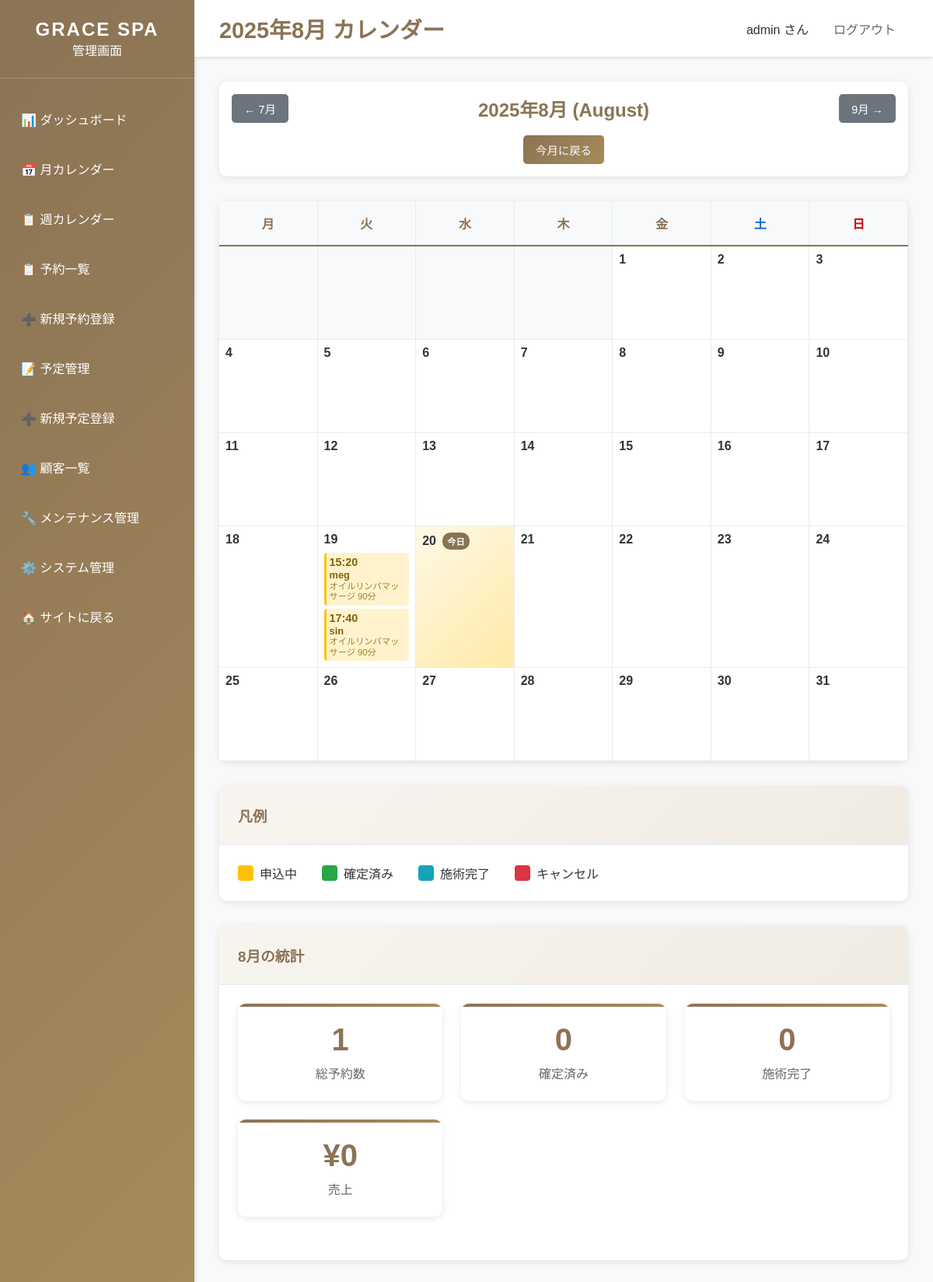
/dashboard/calendar/ (signed in), run on an earlier commit of the app's database.
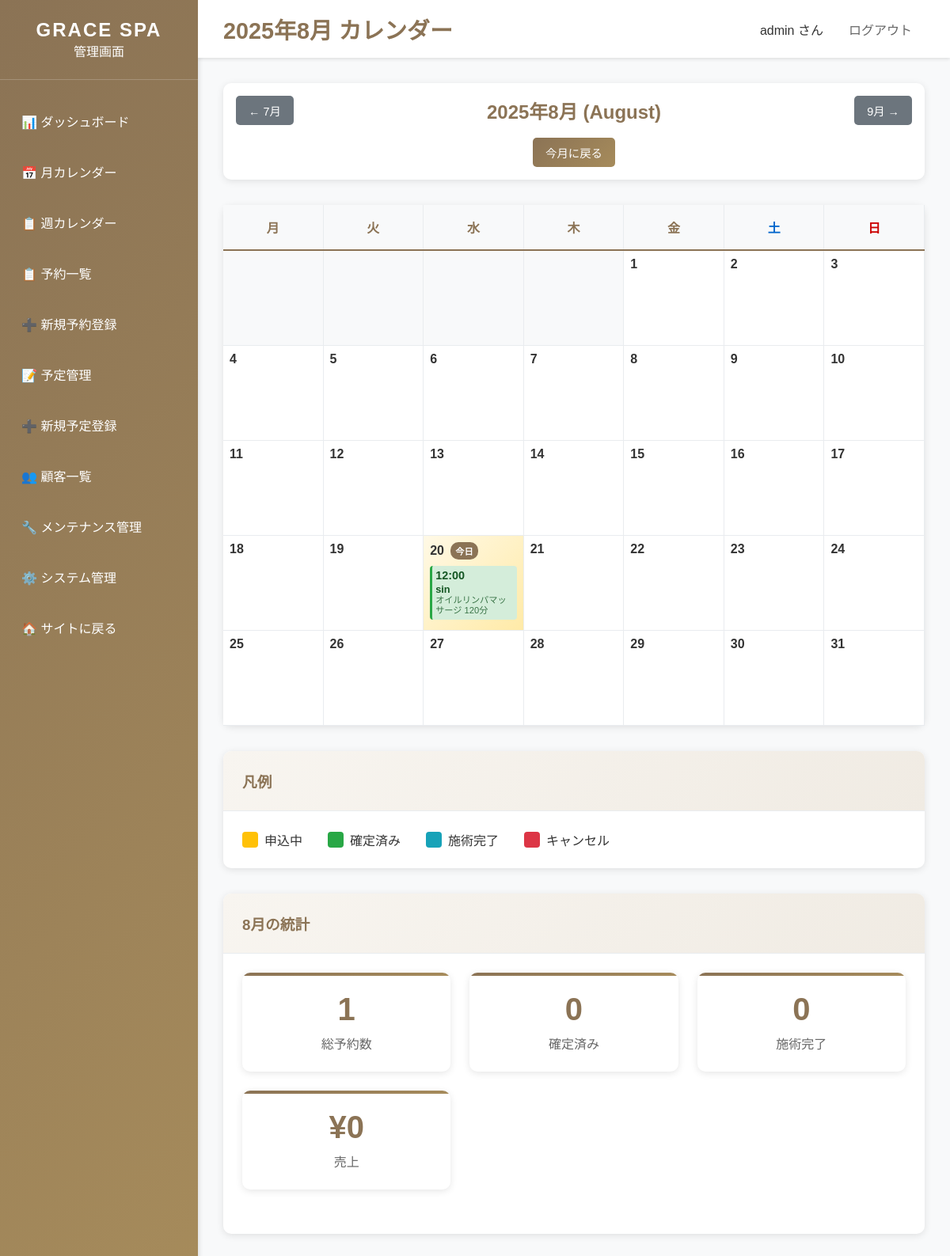
And on a later commit of the database.
### bookings/models.py (models this page shows, shortened)
class Booking(models.Model):
    STATUS_CHOICES = [
        ('pending', '承認待ち'),
        ('confirmed', '確定'),
        ('completed', '完了'),
        ('cancelled', 'キャンセル'),
    ]
    customer = models.ForeignKey(Customer, on_delete=models.CASCADE, verbose_name='顧客')
    service = models.ForeignKey(Service, on_delete=models.CASCADE, verbose_name='サービス')
    therapist = models.ForeignKey(Therapist, on_delete=models.SET_NULL, null=True, blank=True, verbose_name='施術者')
    booking_date = models.DateField('予約日')
    booking_time = models.TimeField('予約時間')
    status = models.CharField('ステータス', max_length=20, choices=STATUS_CHOICES, default='pending')
    notes = models.TextField('備考', blank=True)
    created_at = models.DateTimeField('作成日時', auto_now_add=True)
    updated_at = models.DateTimeField('更新日時', auto_now=True)
    class Meta:
        verbose_name = '予約'
        verbose_name_plural = '予約'
        ordering = ['-booking_date', '-booking_time']
        unique_together = ['therapist', 'booking_date', 'booking_time']

class Customer(models.Model):
    GENDER_CHOICES = [
        ('male', '男性'),
        ('female', '女性'),
    ]
    name = models.CharField('名前', max_length=100)
    email = models.EmailField('メールアドレス', unique=True)
    phone = models.CharField('電話番号', max_length=20)
    notes = models.TextField('備考', blank=True)  # ← 顧客の永続的な備考用（残す！）
    gender = models.CharField(
        '性別',
        max_length=10,
        choices=GENDER_CHOICES,
        blank=True,
        null=True
    )
    is_first_visit = models.BooleanField(
        '初回利用',
        default=True,
        help_text='初回利用かどうか'
    )
    created_at = models.DateTimeField('作成日時', auto_now_add=True)
    updated_at = models.DateTimeField('更新日時', auto_now=True)
    class Meta:
        verbose_name = '顧客'
        verbose_name_plural = '顧客'
        ordering = ['-created_at']

class Service(models.Model):
    name = models.CharField('サービス名', max_length=100)
    description = models.TextField('説明', blank=True)
    duration_minutes = models.PositiveIntegerField('施術時間（分）')
    price = models.PositiveIntegerField('料金')
    is_active = models.BooleanField('有効', default=True)
    sort_order = models.PositiveIntegerField('表示順', default=0)
    created_at = models.DateTimeField('作成日時', auto_now_add=True)
    updated_at = models.DateTimeField('更新日時', auto_now=True)
    class Meta:
        verbose_name = 'サービス'
        verbose_name_plural = 'サービス'
        ordering = ['sort_order', 'name']

### dashboard/views.py (the view)
# urls.py: path('dashboard/calendar/', views.calendar_view, name='calendar'),
@staff_member_required
def calendar_view(request):
    year = int(request.GET.get('year', timezone.now().year))
    month = int(request.GET.get('month', timezone.now().month))
    first_day = datetime(year, month, 1).date()
    if month == 12:
        last_day = datetime(year + 1, 1, 1).date() - timedelta(days=1)
    else:
        last_day = datetime(year, month + 1, 1).date() - timedelta(days=1)
    bookings = Booking.objects.filter(
        booking_date__gte=first_day,
        booking_date__lte=last_day,
        status__in=['pending', 'confirmed']
    ).order_by('booking_date', 'booking_time')
    try:
        schedules = Schedule.objects.filter(
            schedule_date__gte=first_day,
            schedule_date__lte=last_day,
            is_active=True
        ).order_by('schedule_date', 'start_time')
    except:
        schedules = []
    bookings_by_date = {}
    for booking in bookings:
        date_str = booking.booking_date.strftime('%Y-%m-%d')
        if date_str not in bookings_by_date:
            bookings_by_date[date_str] = []
        bookings_by_date[date_str].append(booking)
    schedules_by_date = {}
    for schedule in schedules:
        date_str = schedule.schedule_date.strftime('%Y-%m-%d')
        if date_str not in schedules_by_date:
            schedules_by_date[date_str] = []
        schedules_by_date[date_str].append(schedule)
    cal = calendar.monthcalendar(year, month)
    calendar_data = []
    for week in cal:
        week_data = []
        for day in week:
            if day == 0:
                week_data.append({'day': 0, 'bookings': [], 'schedules': []})
            else:
                day_date = datetime(year, month, day).date()
                day_str = day_date.strftime('%Y-%m-%d')
                day_bookings = bookings_by_date.get(day_str, [])
                day_schedules = schedules_by_date.get(day_str, [])
                is_today = day_date == timezone.now().date()
                week_data.append({
                    'day': day,
                    'date': day_date,
                    'date_str': day_str,
                    'bookings': day_bookings,
                    'schedules': day_schedules,
                    'is_today': is_today
                })
        calendar_data.append(week_data)
    if month == 1:
        prev_year, prev_month = year - 1, 12
    else:
        prev_year, prev_month = year, month - 1
    if month == 12:
        next_year, next_month = year + 1, 1
    else:
        next_year, next_month = year, month + 1
    context = {
        'title': f'{year}年{month}月 カレンダー - GRACE SPA管理画面',
        'calendar_data': calendar_data,
        'year': year,
        'month': month,
        'month_name': calendar.month_name[month],
        'bookings_by_date': bookings_by_date,
        'schedules_by_date': schedules_by_date,
        'prev_year': prev_year,
        'prev_month': prev_month,
        'next_year': next_year,
        'next_month': next_month,
        'today': timezone.now().date(),
    }
    return render(request, 'dashboard/calendar.html', context)

### templates/dashboard/calendar.html (shortened to what the changed rows need)
{% extends 'dashboard/base_dashboard.html' %}
{% load calendar_extras %}
{% block page_title %}{{ year }}年{{ month }}月 カレンダー{% endblock %}
{% block content %}
<div class="card">
    <div class="card-body" style="padding: 1rem;">
        <div style="display: flex; justify-content: space-between; align-items: center;">
            <h2 style="margin: 0; color: #8b7355;">
                {{ year }}年{{ month }}月 ({{ month_name }})
            </h2>
        </div>
    </div>
</div>
<div class="card">
    <div class="card-body" style="padding: 0;">
        <div class="calendar-container">
            <div class="calendar-body">
                {% for week in calendar_data %}
                    {% for day_data in week %}
                        {% if day_data.day == 0 %}
                            <div class="calendar-day empty"></div>
                        {% else %}
                            <div class="calendar-day {% if day_data.is_today %}today{% endif %}">
                                <div class="day-number">
                                    {{ day_data.day }}
                                    {% if day_data.is_today %}
                                        <span class="today-badge">今日</span>
                                    {% endif %}
                                </div>
                                {% if day_data.bookings %}
                                    <div class="day-bookings">
                                        {% for booking in day_data.bookings %}
                                            <div class="booking-item status-{{ booking.status }}"
                                                 title="{{ booking.customer.name }} - {{ booking.service.name }} ({{ booking.booking_time }})">
                                                <div class="booking-time">{{ booking.booking_time|date:"H:i" }}</div>
                                                <div class="booking-customer">{{ booking.customer.name }}</div>
                                                <div class="booking-service">{{ booking.service.name }}</div>
                                            </div>
                                        {% endfor %}
                                    </div>
                                {% endif %}
                            </div>
                        {% endif %}
                    {% endfor %}
                {% endfor %}
            </div>
        </div>
    </div>
</div>
{% endblock %}

What changed in the data, as far as the page shows it:
removed Booking: booking_time "15:20", customer.name "meg", service.name "オイルリンパマッサージ 90分", shown under "19"
removed Booking: booking_time "17:40", customer.name "sin", service.name "オイルリンパマッサージ 90分", shown under "19"
added Booking: booking_time "12:00", customer.name "sin", service.name "オイルリンパマッサージ 120分", status "confirmed" (drawn), shown under "20"
